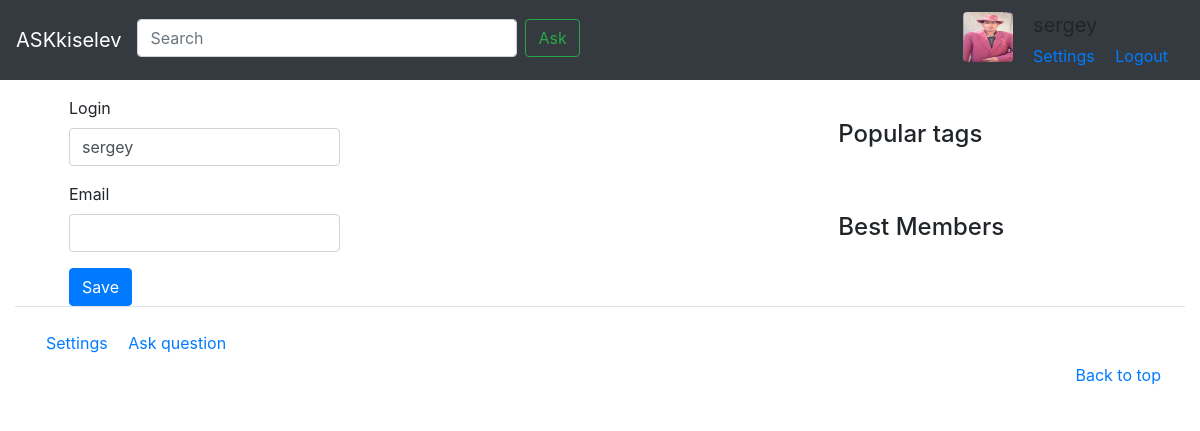
The app's page /profile/ (signed in), older data.
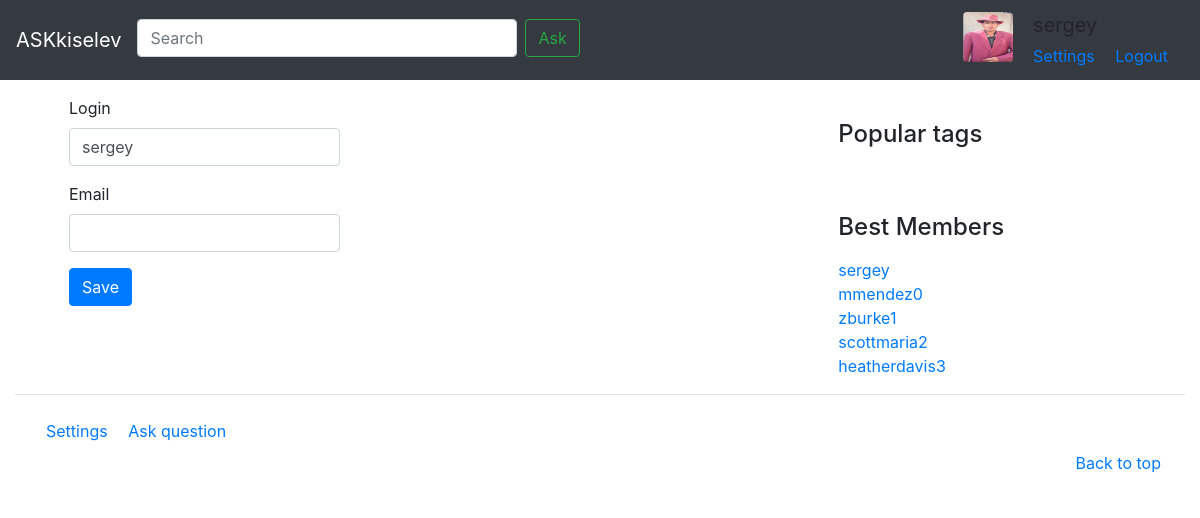
The same page, newer data.
### app/models.py (models this page shows, shortened)
class Profile(models.Model):
    rating = models.IntegerField(default=0)
    avatar = models.ImageField(
        upload_to='static/img/avatars', default='static/img/avatar_1.png'
    )
    user = models.OneToOneField(User, on_delete=models.CASCADE)
    objects = ProfileManager()

### app/views.py (the view, shortened to what this page needs)
# urls.py: path('profile/', views.profile, name='profile'),
def profile(request):
    data = {'login': request.user.username, 'email': request.user.email}
    form = ProfileForm(data, initial=data)
    context['form'] = form
    return render(request, 'profile.html', context)

### app/forms.py
class ProfileForm(forms.Form):
    login = forms.CharField(
        required=False,
        max_length=40,
        label='Login',
        widget=forms.TextInput(
            attrs={ 'class': 'form-control' }
        )
    )
    email = forms.EmailField(
        required=False,
        max_length=40,
        label='Email',
        widget=forms.EmailInput(
            attrs={ 'class': 'form-control' }
        )
    )

### templates/profile.html (shortened to what this page needs)
{% extends "base.html" %}
{% load static %}
{% block content %}
    <div class="col mt-5">
        <form enctype="multipart/form-data" method="POST">
            <div class="row">
                <div class="col-5">
                    <div class="form-group">
                        <label for="title"> {{ form.login.label }} </label>
                        {{ form.login.as_widget }}
                    </div>
                    <div class="form-group">
                        <label for="title"> {{ form.email.label }} </label>
                        {{ form.email.as_widget }}
                    </div>
                    <button class="btn btn btn-primary" type="submit">Save</button>
                </div>
            </div>
        </form>
    </div>
{% endblock content %}

### templates/inc/right_menu.html (shortened to what this page needs)
<div class="container mt-4 ">
    <div class="pt-5 pl-3 ">
        <h4 class="pb-2 ">Popular tags</h4>
    </div>
    <div class="pt-5 pl-3 ">
        <h4 class="pb-2 ">Best Members</h4>
        <ol class=" list-unstyled ">
            {% for nickname in best_members.all %}
                <li><a href="# ">{{ nickname.user }}</a></li>
            {% endfor %}
        </ol>
    </div>
</div>

Row changes from the older to the newer data that the page shows:
added Profile: user "sergey"
added Profile: user "mmendez0"
added Profile: user "zburke1"
added Profile: user "scottmaria2"
added Profile: user "heatherdavis3"
